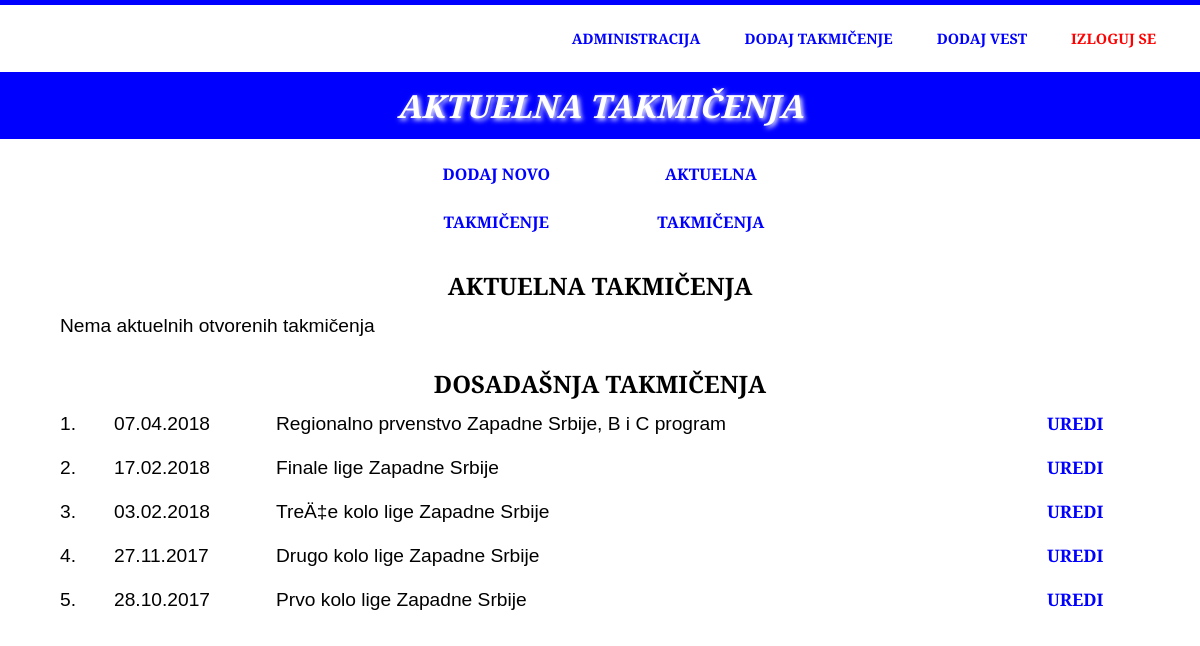
Screenshot of /admin/novoTakmicenje.php?opcija=aktuelnaTakmicenja (signed in) with the database file from the repository.
### tables this page shows
CREATE TABLE `takmicenja` (
  `id` int(5) NOT NULL,
  `naziv` varchar(50) NOT NULL,
  `status` varchar(10) NOT NULL DEFAULT 'otvoreno',
  `datum` date NOT NULL,
  `identifikator` int(8) NOT NULL,
  `mesto` varchar(20) NOT NULL
);

### admin/novoTakmicenje.php (the view, shortened to what this page needs)
<?php
	include "funkcije.php";
?>
<!DOCTYPE html>
<html lang="en">
	<head>
		<link rel="stylesheet" href="css/style.css" />
		<link rel="stylesheet" href="css/animation.css" />
	</head>
<?php
		if(@$_SESSION['admin']){
?>
	<body>
		<div id="wrapper">
			<header>
				<menu>
					<ul>
						<li><a href="dashboard.php">Administracija</a></li>
						<li><a href="novoTakmicenje.php">Dodaj takmičenje</a></li>
						<li><a href="novaVest.php?opcija=dodajVest">Dodaj vest</a></li>
						<li class="izlog"><a class="logout" href="logout.php">Izloguj se</a></li>
					</ul>
				</menu>
			</header>
			<div class="image">
				<div class="probaNaslov">
<?php
				if(@$_GET["opcija"] == "novoTakmicenje"){
?>
					<h1>DODAVANJE TAKMIČENJA</h1>
<?php
				}elseif(@$_GET["opcija"] == "aktuelnaTakmicenja"){
?>
					<h1>AKTUELNA TAKMIČENJA</h1>
<?php
				}
?>
				</div>
			</div>
			<div id="main">
				<div class="glavno">
					<div class="podmeni">
						<ul>
							<li><a href="novoTakmicenje.php?opcija=novoTakmicenje">Dodaj novo takmičenje</a></li>
							<li><a href="novoTakmicenje.php?opcija=aktuelnaTakmicenja">Aktuelna takmičenja</a></li>
						</ul>
					</div>
<?php
				if(@$_GET["opcija"] == "novoTakmicenje"){
					if(@$_POST["dodajTakmicenje"]){
						dodajTakmicenje();
						dodajTabelu();
					}else{
?>
					<div id="dodavanje">
						<h1>DODAJ NOVO TAKMIČENJE</h1>
						<div class="forma">
							<form action="novoTakmicenje.php?opcija=novoTakmicenje" method="post">
								<section class="takmicenje">
									<label>Naziv takmičenja</label>
									<input type="text" name="takmicenje" required />
								</section>
								<section class="takmicenje">
									<label>Datum održavanja</label>
									<input class="datum" name="dan" type="text" placeholder="dan" required />
									<input class="datum" name="mesec" type="text" placeholder="mesec" required />
									<input class="datum" name="godina" type="text" placeholder="godina" required />
								</section>
								<section class="submit">
									<input class="button" type="submit" name="dodajTakmicenje" value="Dodaj" />
								</section>
							</form>
						</div>
					</div>
<?php				}
				}elseif(@$_GET["opcija"] == "aktuelnaTakmicenja"){
?>
					<div id="dodavanje">
						<h1>AKTUELNA TAKMIČENJA</h1>
						<div class="aktuelnaTakmicenja">
<?php
							$upit = "select * from takmicenja where status='otvoreno'";
							$rez = $db_admin -> query($upit);
							if($rez -> num_rows == 0){
?>
								<div class="vesti">
									<div class="naslov">Nema aktuelnih otvorenih takmičenja</div>
								</div>
<?php
							}
?>
					</div>
					<div id="dodavanje">
						<h1>DOSADAŠNJA TAKMIČENJA</h1>
						<div class="aktuelnaTakmicenja">
<?php
							$upit = "select * from takmicenja where status='zatvoreno' order by datum desc";
							$rez = $db_admin -> query($upit);
							if($rez -> num_rows == 0){
?>
								<div class="vesti">
									<div class="naslov">Trenutno nema unešenih takmičenja</div>
								</div>
<?php
							}else{
							$redniBroj = 0;
							while($obj = mysqli_fetch_object($rez)){
								$redniBroj++;
								$idTakmicenja = $obj -> id;
								$naziv = $obj -> naziv;
								$dbDatum = $obj -> datum;
								$tempDate = explode("-", $dbDatum);
								$datum = $tempDate[2].".".$tempDate[1].".".$tempDate[0];
?>
							<div class="vesti">
								<div class="redniBroj"><?php echo "$redniBroj."; ?></div>
								<div class="datum"><?php echo $datum; ?></div>
								<div class="naslov"><?php echo $naziv;?></div>
								<div class="izmeni"><a href='urediTakmicenje.php?opcija=uredi&id=<?php echo $idTakmicenja; ?>'>Uredi</a></div>
							</div>
<?php
							}
?>
						</div>
<?php
							}
?>
					</div>
<?php
				}
?>
				</div>
			</div>
		</div>
	</body>
<?php
		}
?>
</html>

### admin/css/style.css (style rules this page uses)
* { padding: 0; margin: 0; transition: all .5s ease; font-family: 'Merriweather Sans', sans-serif; }
body { border-top: 5px solid blue; }
header { color: blue; background-color: white; padding: 1%; overflow: hidden; }
menu { text-align: right; margin-right: 1%; font-size: .9em; margin-right: 1%; }
menu ul { list-style-type: none; }
menu li { display: inline-block; text-align: center; line-height: 2em; }
menu li a { display: block; text-decoration: none; color: blue; line-height: 3em; padding: 0 20px; cursor: pointer; text-transform: uppercase; font-weight: bold; }
menu li a.logout { color: red; }
.image { background-color: blue; }
.image .probaNaslov { color: white; text-align: center; padding: 1% 0; text-transform: uppercase; font-weight: bold; text-shadow: 2px 2px 5px white; font-style: italic; }
#main { background-color: white; }
#main .glavno { width: 100%; max-width: 1080px; margin: 0 auto; }
#main .podmeni { margin-top: 1%; line-height: 3em; text-align: center; }
#main .podmeni ul { list-style-type: none; }
#main .podmeni li { display: inline-block; }
#main .podmeni li a { display: block; text-decoration: none; color: blue; text-transform: uppercase; padding: 0 15%; font-weight: bold; }
#dodavanje { text-align: center; width: 100%; margin-top: 2%; }
#dodavanje h1 { font-size: 1.5em; }
#dodavanje .vesti { font-size: 1.2em; text-align: left; overflow: hidden; line-height: 2em; margin-top: .5%; }
#dodavanje .redniBroj { width: 5%; float: left; }
#dodavanje .datum { width: 15%; float: left; }
#dodavanje .naslov { width: 55%; float: left; }
#dodavanje .izmeni { width: 12%; float: right; text-align: center; text-transform: uppercase; font-weight: bold; font-size: .9em; }
#dodavanje .izmeni a { text-decoration: none; display: block; color: blue; }

### rows the page displays
takmicenja: datum "07.04.2018", naziv "Regionalno prvenstvo Zapadne Srbije, B i C program"
takmicenja: datum "17.02.2018", naziv "Finale lige Zapadne Srbije"
takmicenja: datum "03.02.2018", naziv "TreÄ‡e kolo lige Zapadne Srbije"
takmicenja: datum "27.11.2017", naziv "Drugo kolo lige Zapadne Srbije"
takmicenja: datum "28.10.2017", naziv "Prvo kolo lige Zapadne Srbije"
